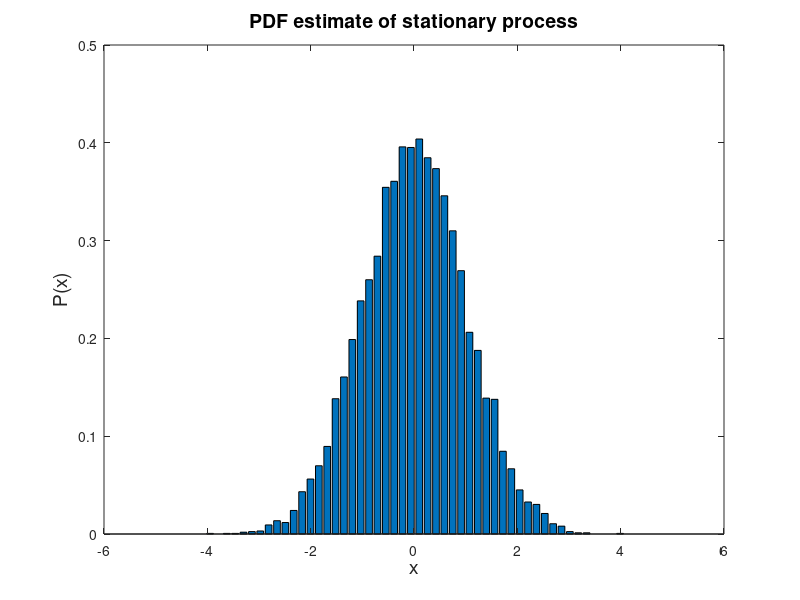

MATLAB code for this plot:
%% Assignment 1: Exercise 1.3.1
% create function !!!!
v = randn(1,10000); % random process with gaussian distribution
figure(4)
bins = 50;
[f, x] = hist(v, bins); % Create histogram from a normal distribution.
bar(x, f / trapz(x, f)); 

title('PDF estimate of stationary process','FontSize',14)
xlabel('x','FontSize',14)
ylabel('P(x)','FontSize',14)